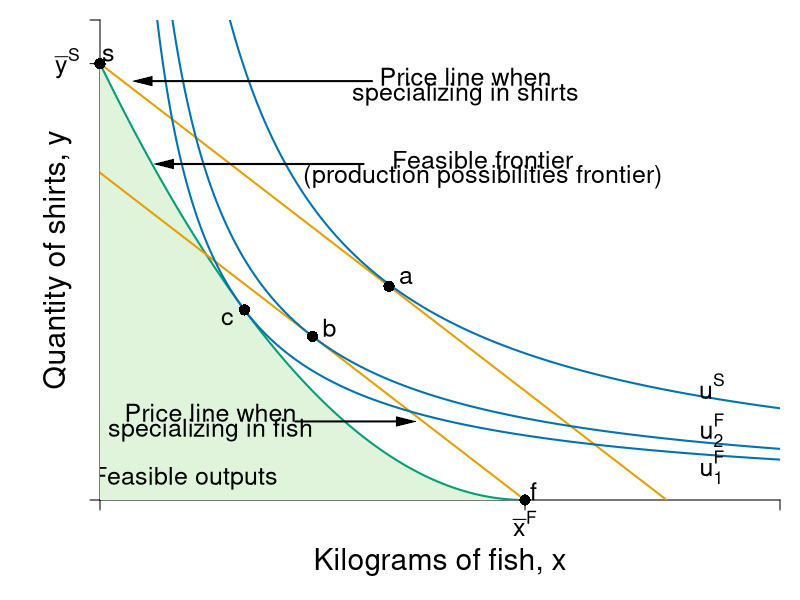

Recreate this plot in R.
#Graph Designer: Simon Halliday + Scott Cohn
#Authors: Bowles and Halliday
#Title: Coordination, Conflict and Competition: A Text in Microeconomics

require(shape)
pdf(file = "specprodexch/ppf_eos_indiff_poverty_trap.pdf", width = 9, height = 9)

#Set parameters for graphics
pointsize <- 1.8
axislabelsize <- 1.8
labelsize <- 1.5
namesize <- 1.8
annotatesize <- 1.5
graphlinewidth <- 2
segmentlinewidth <- 1.5

COL <- c("#7fc97f", "#beaed4", "#fdc086", "#ffff99", "#386cb0", "#f0027f", "#bf5b17", "#666666")
COLA <- c("#e0f3db", "#99d8c9","#66c2a4","#41ae76", "#238b45", "#005824")
COLB <- c("#4eb3d3", "#2b8cbe", "#0868ac","#084081")
grays <- gray.colors(25, start = 1, end = 0)
CBCols <- c("#009E73","#0072B2","#E69F00")

#Edited the margins to cater for the larger LHS labels
par(mar =  c(5, 5, 1, 1))


ppf <- function(fish, k = 10/25, alpha = 2, maxfish = 5) {
  k * (fish - maxfish)^alpha 
}


uFn <- function(x, y, alpha = 0.5){
  (x^alpha)*(y^(1-alpha))
}

budgetExchange <- function(x, yintercept = 12, slope = 1){
  yintercept - slope * x
}

xlims <- c(0, 8)
ylims <- c(0, 11)

npts <- 501 
x <- seq(xlims[1], xlims[2], length.out = npts)
y <- seq(ylims[1], ylims[2], length.out = npts) 
a <- c(uFn(1.7, ppf(1.7)), sqrt(9.375), 4.1)

plot(0, 0, xlim = xlims, ylim = ylims, type = "n",
     xlab = expression(paste("")),
     ylab = expression(paste("")), 
     xaxt = "n", 
     yaxt = "n", 
     cex.lab = axislabelsize, 
     bty = "n", 
     xaxs = "i", 
     yaxs = "i"
)

# ticksy <- seq(from = 0, to = ylims[2], by = 1)
# ylabels <- seq(from = 0, to = ylims[2], by = 1)
# ticksx <- seq(from = 0, to = xlims[2], by = 1)
# xlabels <- seq(from = 0, to = xlims[2], by = 1)
ticksy <- c(ylims[1], 10, ylims[2])
ylabels <- c(NA, expression(paste(bar(y)^S)) , NA)
ticksx <- c(xlims[1], 5,  xlims[2])
xlabels <- c(NA, expression(paste(bar(x)^F)), NA)


axis(1, at = ticksx, pos = 0, labels = xlabels, cex.axis = labelsize)
axis(2, at = ticksy, pos = 0, labels = ylabels, las = 1, cex.axis = labelsize)

npts <- 500 
xx1 <- seq(0, 5, length.out = npts)
xx2 <- seq(0, xlims[2], length.out = npts)
xx3 <- seq(xlims[1], 0, length.out = npts)
xx4 <- seq(-11, 0, length.out = npts)

#Draw the polygon for shading the feasible set
xpoly1 <- seq(from = 0, to = 5, length.out = 500)
ypoly1 <- ppf(xpoly1, k = 10/25, alpha = 2, maxfish = 5)
polygon(x = c(xpoly1, rev(xpoly1[1])), y = c(ypoly1, rev(ypoly1)[1]), col = COLA[1], density = NULL, border = NA)

#Draw the graphs
lines(xx1, ppf(xx1, k = 10/25, alpha = 2, maxfish = 5), col = CBCols[1], lwd = graphlinewidth)
lines(xx2, budgetExchange(xx2,  yintercept = 10, slope = 1.5), col = CBCols[3], lwd = graphlinewidth)
lines(xx2, budgetExchange(xx2,  yintercept = 7.5, slope = 1.5), col = CBCols[3], lwd = graphlinewidth)

#Label axes
mtext(expression(paste("Kilograms of fish, ", x)), side = 1, line = 3, cex = axislabelsize)
text(-0.5, 0.5*ylims[2], expression(paste("Quantity of shirts, ", y)), xpd = TRUE, cex = axislabelsize, srt = 90) 


contour(x, y, 
        outer(x, y, uFn),
        drawlabels = FALSE,
        col = CBCols[2],
        lwd = graphlinewidth,
        levels = a, 
        xaxs="i", 
        yaxs="i", 
        add = TRUE)

#Label the indifference curves
text(7.2, 2.6, expression(u^S), cex = labelsize)
text(7.2, 1.6, expression(u[2]^F), cex = labelsize)
text(7.2, 0.75, expression(u[1]^F), cex = labelsize)

#Label points A and B
text(3.4 + 0.2, budgetExchange(3.4,  yintercept = 10, slope = 1.5) +.2, expression(a), cex = labelsize)
points(3.4, budgetExchange(3.4,  yintercept = 10, slope = 1.5), pch = 16, col = "black", cex = 1.5)
points(2.5,3.75, pch = 16, col = "black", cex = 1.5)
text(2.7, 3.95, expression(b), cex = labelsize)

points(1.7, ppf(1.7), pch = 16, col = "black", cex = 1.5)
text(1.7 - 0.2, ppf(1.7) - 0.2, expression(c), cex = labelsize)

points(0, ppf(0), pch = 16, col = "black", cex = 1.5, xpd = TRUE)
text(0 + 0.1, ppf(0) + 0.2, expression(s), cex = labelsize)

points(5, 0, pch = 16, col = "black", cex = 1.5, xpd = TRUE)
text(5 + 0.1, 0 + 0.2, expression(f), cex = labelsize)

#Label the feasible frontier
text(4.5, 7.8, expression("Feasible frontier"), cex = labelsize )
text(4.5, 7.4, expression("(production possibilities frontier)"), cex = labelsize)
Arrows(3.1, 7.7, 0.75, 7.7, col = "black", lty = 1, lwd = 2, arr.type = "triangle", arr.lwd = 0.5)

# Label feasible outputs
text(1, 0.5, expression("Feasible outputs"), cex = labelsize )

#Label the exchange constraints
text(4.3, 9.7, expression("Price line when"), cex = labelsize)
text(4.3, 9.3, expression("specializing in shirts"), cex = labelsize)
Arrows(3.2, 9.6, 0.5, 9.6, col = "black", lty = 1, lwd = 2, arr.type = "triangle", arr.lwd = 0.5)


text(1.3, 2, expression("Price line when"), cex = labelsize)
text(1.3, 1.6, expression("specializing in fish"), cex = labelsize)
Arrows(2.3, 1.8, 3.6, 1.8, col = "black", lty = 1, lwd = 2, arr.type = "triangle", arr.lwd = 0.5)

#Label mrt = mrs
# text(5.5, 4.5, expression(paste(mrs(x,y) == mrt(x,y))), cex = labelsize)
# Arrows(4.5, 4.5, 1.9, 4.5, col = "black", lty = 1, lwd = 2, arr.type = "triangle", arr.lwd = 0.5)


dev.off()
